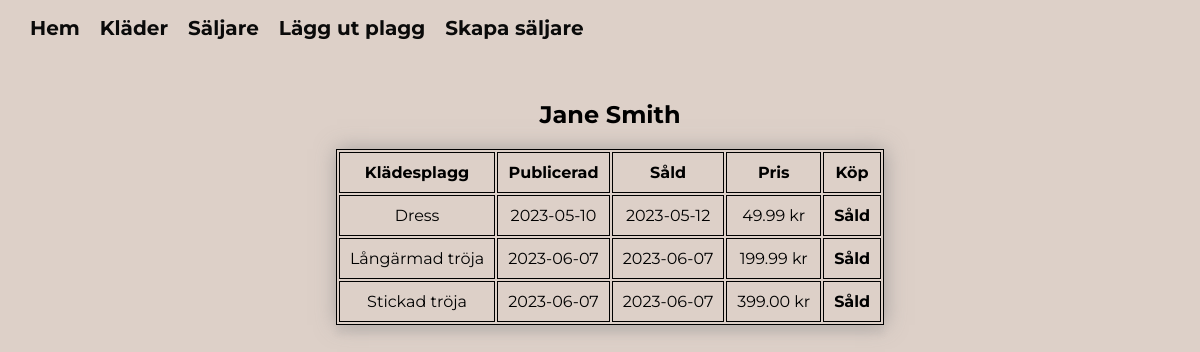
Screenshot of /seller.php?id=2 with the database file from the repository.
### tables this page shows
CREATE TABLE `sellers` (
  `ID` int(11) NOT NULL,
  `FirstName` varchar(255) DEFAULT NULL,
  `LastName` varchar(255) DEFAULT NULL
);

CREATE TABLE `clothes` (
  `ID` int(11) NOT NULL,
  `Name` varchar(255) DEFAULT NULL,
  `SubmissionDate` date DEFAULT NULL,
  `Sold` tinyint(1) DEFAULT 0,
  `SoldDate` date DEFAULT NULL,
  `Price` decimal(10,2) DEFAULT NULL,
  `Seller_ID` int(11) DEFAULT NULL
);

### classes/db.php (called while the page is built, shortened)
<?php
class DB
{
    public function __construct(PDO $pdo)
    {
        $this->pdo = $pdo;
    }
}

### classes/seller-model.php (called while the page is built, shortened)
<?php
require_once "db.php";
class SellerModel extends DB
{
    public function getSingleSeller(int $id): array
    {
        $sql = "SELECT sellers.*, clothes.*
        FROM sellers
        LEFT JOIN clothes ON sellers.ID = clothes.Seller_ID
        WHERE sellers.ID = :id";
        $stmt = $this->pdo->prepare($sql);
        $stmt->bindParam(":id", $id);
        $stmt->execute();
        return $stmt->fetchAll(PDO::FETCH_ASSOC);
    }
}

### classes/seller-view.php (the view, shortened to what this page needs)
<?php
class SellerView
{
?>
        <?php
    public function renderSingleSeller(array $seller)
    {
        echo "<div class='all-sellers-container'>";
        echo "<table class='table-container'>";
        ?>
        <tr>
            <th>Klädesplagg</th>
            <th>Publicerad</th>
            <th>Såld</th>
            <th>Pris</th>
            <th>Köp</th>
        </tr>
<?php
        foreach ($seller as $seller) {
            $clothing = $seller["Name"];
            $published = $seller["SubmissionDate"];
            $soldDate = $seller["SoldDate"];
            $sold = $seller["Sold"];
            $price = $seller["Price"];
            $clothingId = $seller["ID"];
            echo "<tr>";
            echo "<td>$clothing</td>";
            echo "<td>$published</td>";
            if ($soldDate == false) {
                echo "<td><strong>Till Salu</strong></td>";
            } else {
                echo "<td>$soldDate</td>";
            }
            echo "<td>$price kr</td>";
            if ($sold == false) {
                echo "<td><form method='POST' action='./form-handlers/buy-clothes-form.php'>
                <input type='hidden' name='clothing_id' value='$clothingId'>
                <input class='buy-button' type='submit' value='Köp'>
            </form></td>";
            } else {
                echo "<td><strong>Såld</strong></td>";
            }
            echo "</tr>";
        }
        echo "</table>";
        echo "</div>";
    }
}

### seller.php
<?php
include "./classes/seller-model.php";
include "./classes/seller-view.php";
$pdo = require "./partials/connect.php";
$sellerView = new SellerView();
$sellerModel = new SellerModel($pdo);
$id = $_GET["id"];
$seller = $sellerModel->getSingleSeller($id);
include "./partials/header.php";
include "./partials/nav.php";
?>
<main class="container">
    <h2><?php echo $seller[0]["FirstName"] . " " . $seller[0]["LastName"]; ?></h2>
    <?php $sellerView->renderSingleSeller($seller) ?>
</main>
<?php
include "./partials/footer.php";

### style/style.css (style rules this page uses)
body { font-family: montserrat, sans-serif; margin: 0 auto; background-color: #ddd0c8; }
@media screen and (min-width: 768px) { .container { width: 100%; margin-top: 60px; padding: 0px 10px; } }
@media screen and (min-width: 768px) { h1, h2, h3, h4 { text-align: center; } }
@media screen and (min-width: 768px) { .all-sellers-container { display: flex; justify-content: center; align-items: center; width: 100%; } }
@media screen and (min-width: 768px) { table, th, td { border: 1px solid black; text-align: center; } }
@media screen and (min-width: 768px) { th, td { padding: 10px; } }
@media screen and (min-width: 768px) { table { box-shadow: 1px 0px 20px rgba(151, 149, 149, 0.8), 0px 10px 5px rgba(151, 149, 149, 0.1); } }

### rows the page displays
sellers: FirstName "Jane", LastName "Smith"
clothes: Name "Dress", SubmissionDate "2023-05-10", SoldDate "2023-05-12", Price "49.99", Sold "Såld"
clothes: Name "Långärmad tröja", SubmissionDate "2023-06-07", SoldDate "2023-06-07", Price "199.99", Sold "Såld"
clothes: Name "Stickad tröja", SubmissionDate "2023-06-07", SoldDate "2023-06-07", Price "399.00", Sold "Såld"
